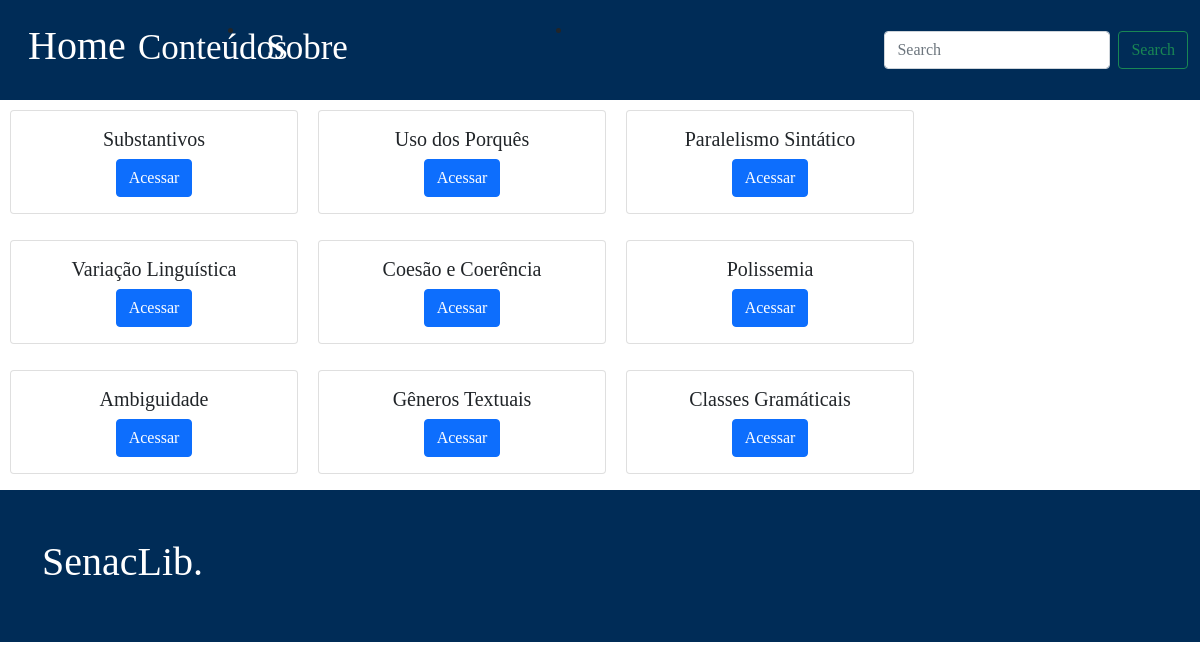
Before: /conteudos.php with the older database file.
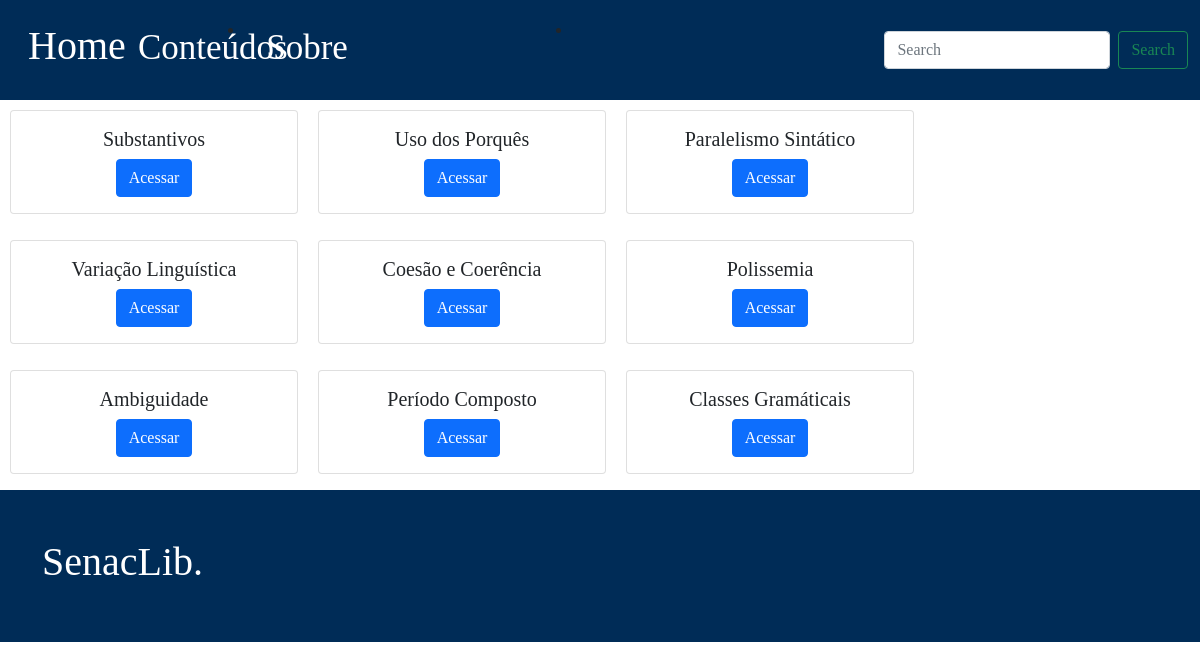
After: the same page with the newer database file.
### tables this page shows
CREATE TABLE `conteudo` (
  `ConteudoID` int(11) NOT NULL,
  `Titulo` varchar(200) DEFAULT NULL
);

### conteudos.php (the view)
<?php
include_once 'conexao.php';
include_once 'navbar.php';?>
<main style="clear:left;">
            <?php
            $sql = "SELECT * FROM conteudo";
            $result = mysqli_query($conexao, $sql);
            $dados = mysqli_fetch_all($result, MYSQLI_ASSOC);
            foreach ($dados as $key => $value) {
            ?>
            <div style="text-align:center" >
              <a href="./conteudos/2teste.php" style="text-decoration:none;color:inherit">
                <div  class="card text-center mb-3" style=" float: left; width: 18rem;margin:10px;display:inline-block">
                    <div class="card-body">
                        <h5 class="card-title"><?php echo $value['Titulo'];?></h5>
                        <a href="conteudo.php?conteudo=<?php echo $value['ConteudoID'];?>" class="btn btn-primary">Acessar</a>
                    </div>
                </div>
              </a>
            </div>
              <?php
            }
            ?>
</main>
<?php include_once 'footer.php';?>
</body>
</html>

Changed rows visible on the page:
changed conteudo: Titulo "Gêneros Textuais" → "Período Composto"
